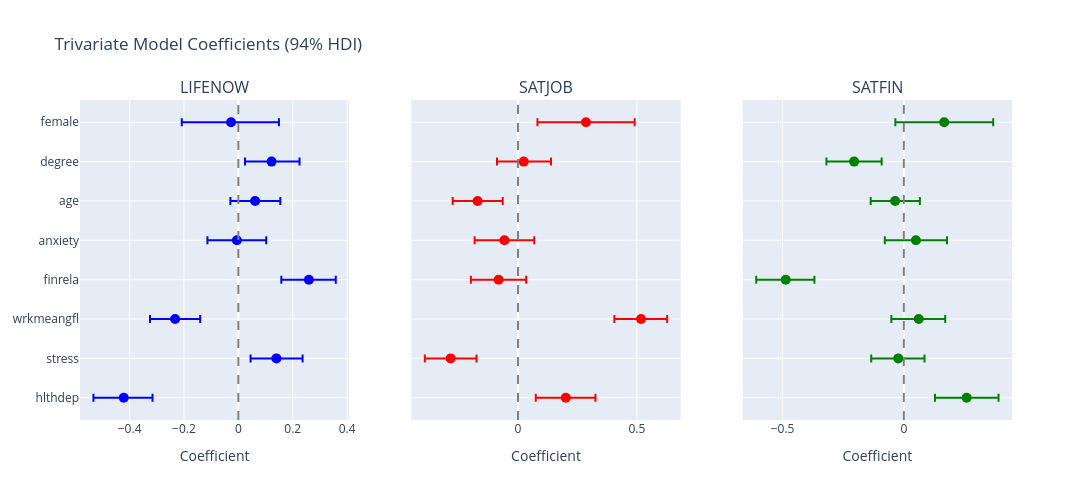

The notebook cell this image was saved under:
### Code cell
# Coefficient comparison forest plot for trivariate model
beta1_trivar = trace_trivariate.posterior['beta1'].values.reshape(-1, len(predictor_names))
beta2_trivar = trace_trivariate.posterior['beta2'].values.reshape(-1, len(predictor_names))
beta3_trivar = trace_trivariate.posterior['beta3'].values.reshape(-1, len(predictor_names))

fig = make_subplots(rows=1, cols=3, subplot_titles=['LIFENOW', 'SATJOB', 'SATFIN'], shared_yaxes=True)

for i, name in enumerate(predictor_names):
    # LIFENOW
    mean1 = beta1_trivar[:, i].mean()
    hdi1_low = np.percentile(beta1_trivar[:, i], 3)
    hdi1_high = np.percentile(beta1_trivar[:, i], 97)
    
    fig.add_trace(
        go.Scatter(x=[mean1], y=[name], mode='markers', marker=dict(size=10, color='blue'),
                   error_x=dict(type='data', array=[hdi1_high - mean1], arrayminus=[mean1 - hdi1_low]),
                   showlegend=False),
        row=1, col=1
    )
    
    # SATJOB
    mean2 = beta2_trivar[:, i].mean()
    hdi2_low = np.percentile(beta2_trivar[:, i], 3)
    hdi2_high = np.percentile(beta2_trivar[:, i], 97)
    
    fig.add_trace(
        go.Scatter(x=[mean2], y=[name], mode='markers', marker=dict(size=10, color='red'),
                   error_x=dict(type='data', array=[hdi2_high - mean2], arrayminus=[mean2 - hdi2_low]),
                   showlegend=False),
        row=1, col=2
    )
    
    # SATFIN
    mean3 = beta3_trivar[:, i].mean()
    hdi3_low = np.percentile(beta3_trivar[:, i], 3)
    hdi3_high = np.percentile(beta3_trivar[:, i], 97)
    
    fig.add_trace(
        go.Scatter(x=[mean3], y=[name], mode='markers', marker=dict(size=10, color='green'),
                   error_x=dict(type='data', array=[hdi3_high - mean3], arrayminus=[mean3 - hdi3_low]),
                   showlegend=False),
        row=1, col=3
    )

fig.add_vline(x=0, line_dash='dash', line_color='gray', row=1, col=1)
fig.add_vline(x=0, line_dash='dash', line_color='gray', row=1, col=2)
fig.add_vline(x=0, line_dash='dash', line_color='gray', row=1, col=3)

fig.update_layout(
    title='Trivariate Model Coefficients (94% HDI)',
    height=500, width=1100
)
fig.update_xaxes(title_text='Coefficient', row=1, col=1)
fig.update_xaxes(title_text='Coefficient', row=1, col=2)
fig.update_xaxes(title_text='Coefficient', row=1, col=3)
fig.show()

### Figure 1 — Plotly figure (JSON) as saved in the notebook; plotly's stock layout.template omitted (floating-point values rounded to 4 significant figures)
{"data": [{"error_x": {"array": [0.1057], "arrayminus": [0.1115], "type": "data"}, "marker": {"color": "blue", "size": 10}, "mode": "markers", "showlegend": false, "type": "scatter", "x": [-0.4214], "xaxis": "x", "y": ["hlthdep"], "yaxis": "y"}, {"error_x": {"array": [0.1248], "arrayminus": [0.1264], "type": "data"}, "marker": {"color": "red", "size": 10}, "mode": "markers", "showlegend": false, "type": "scatter", "x": [0.2011], "xaxis": "x2", "y": ["hlthdep"], "yaxis": "y2"}, {"error_x": {"array": [0.1314], "arrayminus": [0.1307], "type": "data"}, "marker": {"color": "green", "size": 10}, "mode": "markers", "showlegend": false, "type": "scatter", "x": [0.2591], "xaxis": "x3", "y": ["hlthdep"], "yaxis": "y3"}, {"error_x": {"array": [0.09629], "arrayminus": [0.09508], "type": "data"}, "marker": {"color": "blue", "size": 10}, "mode": "markers", "showlegend": false, "type": "scatter", "x": [0.14], "xaxis": "x", "y": ["stress"], "yaxis": "y"}, {"error_x": {"array": [0.109], "arrayminus": [0.1085], "type": "data"}, "marker": {"color": "red", "size": 10}, "mode": "markers", "showlegend": false, "type": "scatter", "x": [-0.2836], "xaxis": "x2", "y": ["stress"], "yaxis": "y2"}, {"error_x": {"array": [0.108], "arrayminus": [0.1117], "type": "data"}, "marker": {"color": "green", "size": 10}, "mode": "markers", "showlegend": false, "type": "scatter", "x": [-0.02268], "xaxis": "x3", "y": ["stress"], "yaxis": "y3"}, {"error_x": {"array": [0.09247], "arrayminus": [0.09216], "type": "data"}, "marker": {"color": "blue", "size": 10}, "mode": "markers", "showlegend": false, "type": "scatter", "x": [-0.2328], "xaxis": "x", "y": ["wrkmeangfl"], "yaxis": "y"}, {"error_x": {"array": [0.1098], "arrayminus": [0.1123], "type": "data"}, "marker": {"color": "red", "size": 10}, "mode": "markers", "showlegend": false, "type": "scatter", "x": [0.5177], "xaxis": "x2", "y": ["wrkmeangfl"], "yaxis": "y2"}, {"error_x": {"array": [0.1092], "arrayminus": [0.1129], "type": "data"}, "marker": {"color": "green", "size": 10}, "mode": "markers", "showlegend": false, "type": "scatter", "x": [0.06145], "xaxis": "x3", "y": ["wrkmeangfl"], "yaxis": "y3"}, {"error_x": {"array": [0.09881], "arrayminus": [0.1015], "type": "data"}, "marker": {"color": "blue", "size": 10}, "mode": "markers", "showlegend": false, "type": "scatter", "x": [0.2596], "xaxis": "x", "y": ["finrela"], "yaxis": "y"}, {"error_x": {"array": [0.116], "arrayminus": [0.1167], "type": "data"}, "marker": {"color": "red", "size": 10}, "mode": "markers", "showlegend": false, "type": "scatter", "x": [-0.08167], "xaxis": "x2", "y": ["finrela"], "yaxis": "y2"}, {"error_x": {"array": [0.1182], "arrayminus": [0.1218], "type": "data"}, "marker": {"color": "green", "size": 10}, "mode": "markers", "showlegend": false, "type": "scatter", "x": [-0.4868], "xaxis": "x3", "y": ["finrela"], "yaxis": "y3"}, {"error_x": {"array": [0.108], "arrayminus": [0.1082], "type": "data"}, "marker": {"color": "blue", "size": 10}, "mode": "markers", "showlegend": false, "type": "scatter", "x": [-0.005492], "xaxis": "x", "y": ["anxiety"], "yaxis": "y"}, {"error_x": {"array": [0.1255], "arrayminus": [0.1254], "type": "data"}, "marker": {"color": "red", "size": 10}, "mode": "markers", "showlegend": false, "type": "scatter", "x": [-0.05738], "xaxis": "x2", "y": ["anxiety"], "yaxis": "y2"}, {"error_x": {"array": [0.1282], "arrayminus": [0.1282], "type": "data"}, "marker": {"color": "green", "size": 10}, "mode": "markers", "showlegend": false, "type": "scatter", "x": [0.04977], "xaxis": "x3", "y": ["anxiety"], "yaxis": "y3"}, {"error_x": {"array": [0.09281], "arrayminus": [0.09089], "type": "data"}, "marker": {"color": "blue", "size": 10}, "mode": "markers", "showlegend": false, "type": "scatter", "x": [0.06161], "xaxis": "x", "y": ["age"], "yaxis": "y"}, {"error_x": {"array": [0.1057], "arrayminus": [0.1048], "type": "data"}, "marker": {"color": "red", "size": 10}, "mode": "markers", "showlegend": false, "type": "scatter", "x": [-0.1701], "xaxis": "x2", "y": ["age"], "yaxis": "y2"}, {"error_x": {"array": [0.102], "arrayminus": [0.1008], "type": "data"}, "marker": {"color": "green", "size": 10}, "mode": "markers", "showlegend": false, "type": "scatter", "x": [-0.03581], "xaxis": "x3", "y": ["age"], "yaxis": "y3"}, {"error_x": {"array": [0.1029], "arrayminus": [0.09759], "type": "data"}, "marker": {"color": "blue", "size": 10}, "mode": "markers", "showlegend": false, "type": "scatter", "x": [0.1221], "xaxis": "x", "y": ["degree"], "yaxis": "y"}, {"error_x": {"array": [0.1148], "arrayminus": [0.1124], "type": "data"}, "marker": {"color": "red", "size": 10}, "mode": "markers", "showlegend": false, "type": "scatter", "x": [0.02399], "xaxis": "x2", "y": ["degree"], "yaxis": "y2"}, {"error_x": {"array": [0.1135], "arrayminus": [0.1142], "type": "data"}, "marker": {"color": "green", "size": 10}, "mode": "markers", "showlegend": false, "type": "scatter", "x": [-0.2049], "xaxis": "x3", "y": ["degree"], "yaxis": "y3"}, {"error_x": {"array": [0.1762], "arrayminus": [0.1812], "type": "data"}, "marker": {"color": "blue", "size": 10}, "mode": "markers", "showlegend": false, "type": "scatter", "x": [-0.02699], "xaxis": "x", "y": ["female"], "yaxis": "y"}, {"error_x": {"array": [0.2047], "arrayminus": [0.2042], "type": "data"}, "marker": {"color": "red", "size": 10}, "mode": "markers", "showlegend": false, "type": "scatter", "x": [0.2859], "xaxis": "x2", "y": ["female"], "yaxis": "y2"}, {"error_x": {"array": [0.2021], "arrayminus": [0.2012], "type": "data"}, "marker": {"color": "green", "size": 10}, "mode": "markers", "showlegend": false, "type": "scatter", "x": [0.1664], "xaxis": "x3", "y": ["female"], "yaxis": "y3"}], "layout": {"annotations": [{"font": {"size": 16}, "showarrow": false, "text": "LIFENOW", "x": 0.1444, "xanchor": "center", "xref": "paper", "y": 1, "yanchor": "bottom", "yref": "paper"}, {"font": {"size": 16}, "showarrow": false, "text": "SATJOB", "x": 0.5, "xanchor": "center", "xref": "paper", "y": 1, "yanchor": "bottom", "yref": "paper"}, {"font": {"size": 16}, "showarrow": false, "text": "SATFIN", "x": 0.8556, "xanchor": "center", "xref": "paper", "y": 1, "yanchor": "bottom", "yref": "paper"}], "height": 500, "shapes": [{"line": {"color": "gray", "dash": "dash"}, "type": "line", "x0": 0, "x1": 0, "xref": "x", "y0": 0, "y1": 1, "yref": "y domain"}, {"line": {"color": "gray", "dash": "dash"}, "type": "line", "x0": 0, "x1": 0, "xref": "x2", "y0": 0, "y1": 1, "yref": "y2 domain"}, {"line": {"color": "gray", "dash": "dash"}, "type": "line", "x0": 0, "x1": 0, "xref": "x3", "y0": 0, "y1": 1, "yref": "y3 domain"}], "title": {"text": "Trivariate Model Coefficients (94% HDI)"}, "width": 1100, "xaxis": {"anchor": "y", "domain": [0, 0.2889], "title": {"text": "Coefficient"}}, "xaxis2": {"anchor": "y2", "domain": [0.3556, 0.6444], "title": {"text": "Coefficient"}}, "xaxis3": {"anchor": "y3", "domain": [0.7111, 1], "title": {"text": "Coefficient"}}, "yaxis": {"anchor": "x", "domain": [0, 1]}, "yaxis2": {"anchor": "x2", "domain": [0, 1], "matches": "y", "showticklabels": false}, "yaxis3": {"anchor": "x3", "domain": [0, 1], "matches": "y", "showticklabels": false}}}
